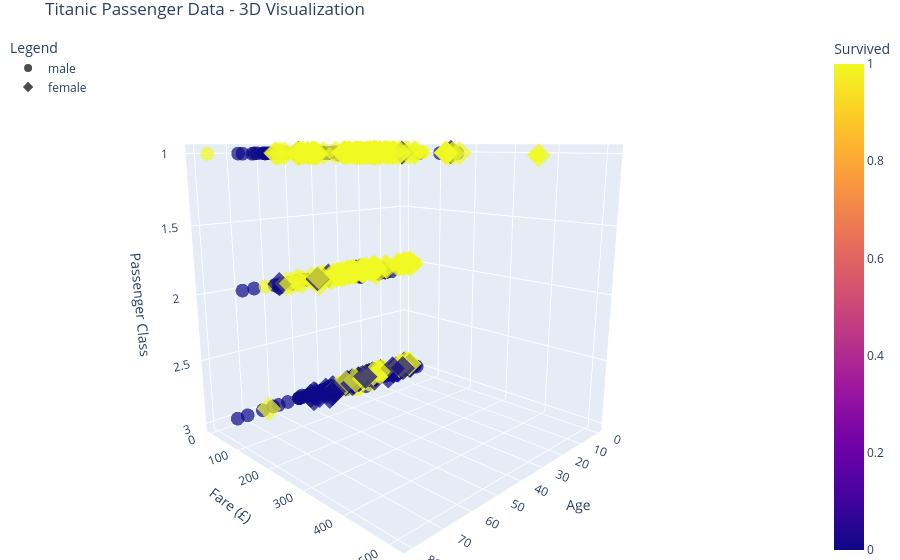

Notebook code for this chart:
### Markdown cell above
# 3D Scatter Plot of Titanic Data
- Here's Python code to create an interactive 3D plot of Titanic passenger data using Plotly:¶

### Code cell
import pandas as pd
import plotly.express as px

# Load the Titanic dataset
url = "https://raw.githubusercontent.com/Electricalelectronicsfinland/Mini-Project-Titanic-DATA-file/main/titanic.csv"
df = pd.read_csv(url)

# Create a 3D scatter plot
fig = px.scatter_3d(df, 
                    x='Age', 
                    y='Fare', 
                    z='Pclass',
                    color='Survived',
                    symbol='Sex',
                    hover_name='Name',
                    title='Titanic Passenger Data - 3D Visualization',
                    labels={'Age': 'Age', 'Fare': 'Fare (£)', 'Pclass': 'Passenger Class'},
                    opacity=0.7,
                    size_max=10,
                    category_orders={'Pclass': [1, 2, 3], 'Sex': ['male', 'female']},
                    color_discrete_map={0: 'red', 1: 'green'})

# Customize the layout
fig.update_layout(
    scene=dict(
        xaxis_title='Age',
        yaxis_title='Fare (£)',
        zaxis_title='Passenger Class',
        zaxis=dict(autorange="reversed"),  # So 1st class appears on top
        camera=dict(
            up=dict(x=0, y=0, z=1),
            center=dict(x=0, y=0, z=0),
            eye=dict(x=1.5, y=1.5, z=0.5)
        )
    ),
    legend=dict(
        title='Legend',
        yanchor="top",
        y=0.99,
        xanchor="left",
        x=0.01
    ),
    margin=dict(l=0, r=0, b=0, t=30)
)

# Show the plot
fig.show()


# import pandas as pd
# import plotly.express as px

# #################################################################
# # Using the raw GitHub URL for the Titanic dataset you provided #
# #################################################################
# url = "https://raw.githubusercontent.com/Electricalelectronicsfinland/Mini-Project-Titanic-DATA-file/main/titanic.csv"

# # Read the dataset into a pandas dataframe
# try:
#     df = pd.read_csv(url)
# ############################
# # Create a 3D scatter plot #
# ############################
# fig = px.scatter_3d(df, 
#                     x='Age', 
#                     y='Fare', 
#                     z='Pclass',
#                     color='Survived',
#                     symbol='Sex',
#                     hover_name='Name',
#                     title='Titanic Passenger Data - 3D Visualization',
#                     labels={'Age': 'Age', 'Fare': 'Fare (£)', 'Pclass': 'Passenger Class'},
#                     opacity=0.7,
#                     size_max=10,
#                     category_orders={'Pclass': [1, 2, 3], 'Sex': ['male', 'female']},
#                     color_discrete_map={0: 'red', 1: 'green'})

# # Customize the layout

# fig.update_layout(
#     scene=dict(
#         xaxis_title='Age',
#         yaxis_title='Fare (£)',
#         zaxis_title='Passenger Class',
#         zaxis=dict(autorange="reversed"),  # Reverse so 1st class is on top
#         camera=dict(
#             up=dict(x=0, y=0, z=1),
#             center=dict(x=0, y=0, z=0),
#             eye=dict(x=1.5, y=1.5, z=0.5)
#         )
#     ),
#     legend=dict(
#         title='Legend',
#         yanchor="top",
#         y=0.99,
#         xanchor="left",
#         x=0.01
#     ),
#     margin=dict(l=0, r=0, b=0, t=30)
# )

# # Show the plot
# fig.show()

### Figure 1 — Plotly figure (JSON) as saved in the notebook; plotly's stock layout.template omitted (floating-point values rounded to 4 significant figures; data arrays with more than 128 entries replaced by an {"elided": "..."} marker saying what was removed)
{"data": [{"hovertemplate": "<b>%{hovertext}</b><br><br>Sex=male<br>Age=%{x}<br>Fare (£)=%{y}<br>Passenger Class=%{z}<br>Survived=%{marker.color}<extra></extra>", "hovertext": {"elided": "577 str values"}, "legendgroup": "male", "marker": {"color": {"elided": "577 int values"}, "coloraxis": "coloraxis", "opacity": 0.7, "symbol": "circle"}, "mode": "markers", "name": "male", "scene": "scene", "showlegend": true, "type": "scatter3d", "x": {"elided": "577 float values"}, "y": {"elided": "577 float values"}, "z": {"elided": "577 int values"}}, {"hovertemplate": "<b>%{hovertext}</b><br><br>Sex=female<br>Age=%{x}<br>Fare (£)=%{y}<br>Passenger Class=%{z}<br>Survived=%{marker.color}<extra></extra>", "hovertext": {"elided": "314 str values"}, "legendgroup": "female", "marker": {"color": {"elided": "314 int values"}, "coloraxis": "coloraxis", "opacity": 0.7, "symbol": "diamond"}, "mode": "markers", "name": "female", "scene": "scene", "showlegend": true, "type": "scatter3d", "x": {"elided": "314 float values"}, "y": {"elided": "314 float values"}, "z": {"elided": "314 int values"}}], "layout": {"autosize": true, "coloraxis": {"colorbar": {"title": {"text": "Survived"}}, "colorscale": [[0, "#0d0887"], [0.1111, "#46039f"], [0.2222, "#7201a8"], [0.3333, "#9c179e"], [0.4444, "#bd3786"], [0.5556, "#d8576b"], [0.6667, "#ed7953"], [0.7778, "#fb9f3a"], [0.8889, "#fdca26"], [1, "#f0f921"]]}, "legend": {"title": {"text": "Legend"}, "tracegroupgap": 0, "x": 0.01, "xanchor": "left", "y": 0.99, "yanchor": "top"}, "margin": {"b": 0, "l": 0, "r": 0, "t": 30}, "scene": {"aspectmode": "auto", "aspectratio": {"x": 1, "y": 1, "z": 1}, "camera": {"center": {"x": 0, "y": 0, "z": 0}, "eye": {"x": 1.5, "y": 1.5, "z": 0.5}, "up": {"x": 0, "y": 0, "z": 1}}, "domain": {"x": [0, 1], "y": [0, 1]}, "xaxis": {"title": {"text": "Age"}, "type": "linear"}, "yaxis": {"title": {"text": "Fare (£)"}, "type": "linear"}, "zaxis": {"autorange": "reversed", "categoryarray": [1, 2, 3], "categoryorder": "array", "title": {"text": "Passenger Class"}, "type": "linear"}}, "title": {"text": "Titanic Passenger Data - 3D Visualization"}}}
